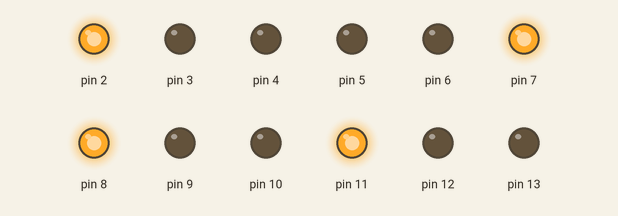
The sketch below on a simulated Arduino Uno, built with avr-gcc and run on an emulated ATmega328P. On the bench: output pins drawn as LEDs (lit = HIGH).

Above: at 0.1 s.
At 20.1 s:
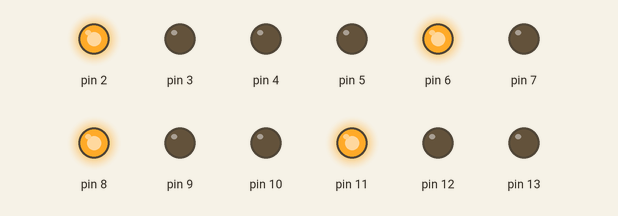
At 28.1 s:
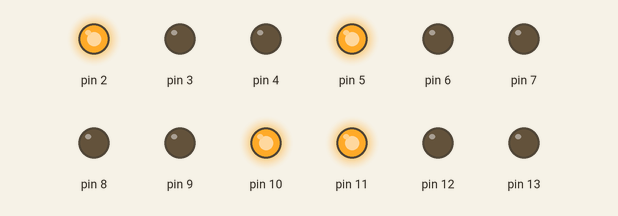
Timing chart, 0 to 29.6 s (numbered marks = the images above):
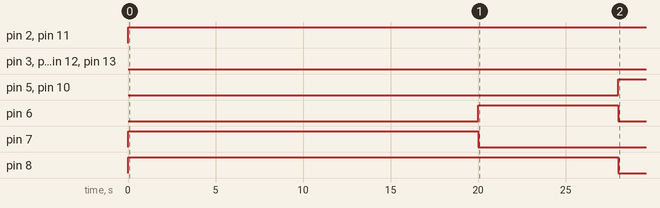

Measured:
- by itself, pin 2, pin 11: LOW → HIGH at 0.00 s
- by itself, pin 5, pin 10: LOW → HIGH at 28.0 s
- by itself, pin 6: LOW → HIGH at 20.0 s, → LOW 8.0 s later
- by itself, pin 7: LOW → HIGH at 0.00 s, → LOW 20.0 s later
- by itself, pin 8: LOW → HIGH at 0.00 s, → LOW 28.0 s later

The sketch:

SystemCode.ino
```cpp
int DR=5,  DY=6,  DG=7;
int UR=11, UY=12, UG=13;
int LR=8,  LY=9,  LG=10;
int RR=2,  RY=3,  RG=4;

void low(int pin){
  digitalWrite(pin,LOW);
}
void high(int pin){
  digitalWrite(pin,HIGH);
}
void DACT(int r, int y, int g){
  high(r);
  low(y);
  low(g);
}
void ACT(int r, int y, int g){
  low(r); low(y); high(g);
  delay(20000);
  low(g); high(y);
  delay(8000);
  DACT(r,y,g);
}
void setup() {
  // put your setup code here, to run once:
  for(int i=2; i<=13;i++){
    pinMode(i,OUTPUT);
  }
}

void loop() {
  // put your main code here, to run repeatedly:
  DACT(UR,UY,UG);
  DACT(LR,LY,LG);
  DACT(RR,RY,RG);
  ACT(DR,DY,DG);
  ACT(LR,LY,LG);
  ACT(UR,UY,UG);
  ACT(RR,RY,RG);
}
```
